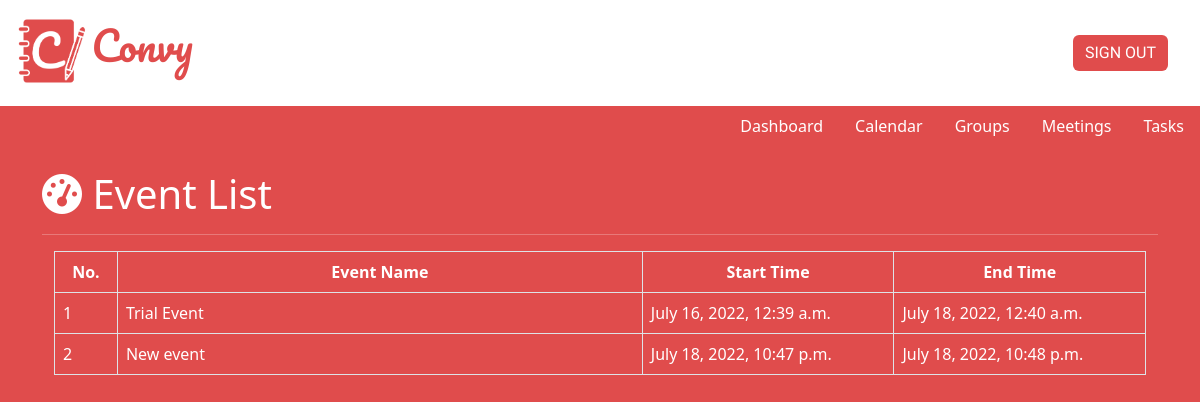
/calendar/all-event-list/ (signed in), run on an earlier commit of the app's database.
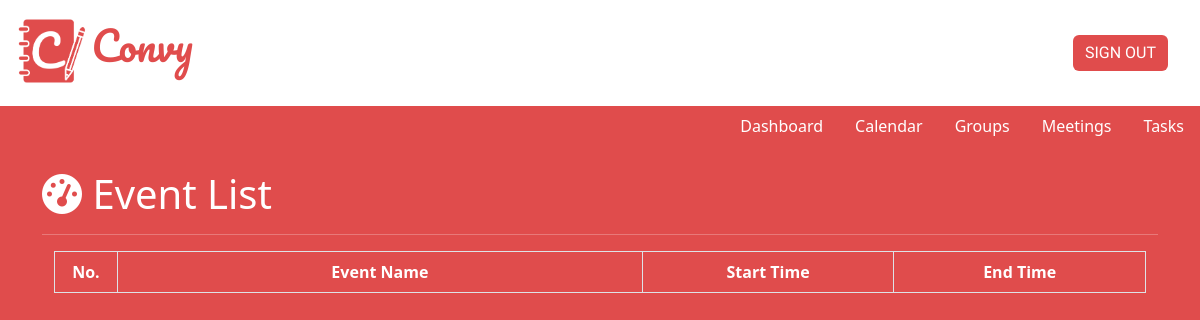
And on a later commit of the database.
### convy_calendar/models/event.py (models this page shows, shortened)
class Event(EventAbstract):
    user = models.ForeignKey(User, on_delete=models.CASCADE, related_name="events")
    title = models.CharField(max_length=200, unique=True)
    description = models.TextField()
    start_time = models.DateTimeField()
    end_time = models.DateTimeField()
    objects = EventManager()

### convy_calendar/views/event_list.py (the view)
# urls.py: path("all-event-list/", views.AllEventsListView.as_view(), name="all_events"),
class AllEventsListView(ListView):
    template_name = "calendarapp/events_list.html"
    model = Event
    def get_queryset(self):
        return Event.objects.get_all_events(user=self.request.user)

### convy_calendar/models/event.py (called while the page is built)
    def get_all_events(self, user):
        events = Event.objects.filter(user=user, is_active=True, is_deleted=False)
        return events

### convy_calendar/templates/calendarapp/events_list.html (shortened to what this page needs)
{% extends 'authentication/base.html' %}
{% load static %}
{% block breadcrumb %}
    <div>
        <h1><i class="fa fa-dashboard"></i> Event List</h1>
    </div>
    <hr>
{% endblock breadcrumb %}
{% block content %}
<div class="row">
    <div class="col-md-12">
        <div class="tile">
            <div class="tile-body">
                <div class="table-responsive">
                    <div id="sampleTable_wrapper" class="dataTables_wrapper container-fluid dt-bootstrap4 no-footer">
                        <div class="row">
                            <div class="col-sm-12">
                                <table class="table table-hover table-bordered dataTable no-footer" id="sampleTable" role="grid" aria-describedby="sampleTable_info">
                                    <thead>
                                        <tr role="row">
                                            <th class="sorting_asc" tabindex="0" aria-controls="sampleTable" rowspan="1" colspan="1" aria-sort="ascending" aria-label="Name: activate to sort column descending" style="width: 50px;">No.</th>
                                            <th class="sorting" tabindex="0" aria-controls="sampleTable" rowspan="1" colspan="1" aria-label="Position: activate to sort column ascending" style="width: 417.312px;">Event Name</th>
                                            <th class="sorting" tabindex="0" aria-controls="sampleTable" rowspan="1" colspan="1" aria-label="Office: activate to sort column ascending" style="width: 200px;">Start Time</th>
                                            <th class="sorting" tabindex="0" aria-controls="sampleTable" rowspan="1" colspan="1" aria-label="Age: activate to sort column ascending" style="width: 200px;">End Time</th>
                                        </tr>
                                    </thead>
                                    <tbody>
                                        {% for event in object_list %}
                                            <tr role="row" class="odd">
                                                <td class="sorting_1">{{ forloop.counter }}</td>
                                                <td>{{ event.title }}</td>
                                                <td>{{ event.start_time }}</td>
                                                <td>{{ event.end_time }}</td>
                                            </tr>
                                        {% endfor %}
                                    </tbody>
                                </table>
                            </div>
                        </div>
                    </div>
                </div>
            </div>
        </div>
    </div>
</div>
{% endblock content %}

What changed in the data, as far as the page shows it:
removed Event: title "Trial Event", start_time "July 16, 2022, 12:39 a.m.", end_time "July 18, 2022, 12:40 a.m."
removed Event: title "New event", start_time "July 18, 2022, 10:47 p.m.", end_time "July 18, 2022, 10:48 p.m."
